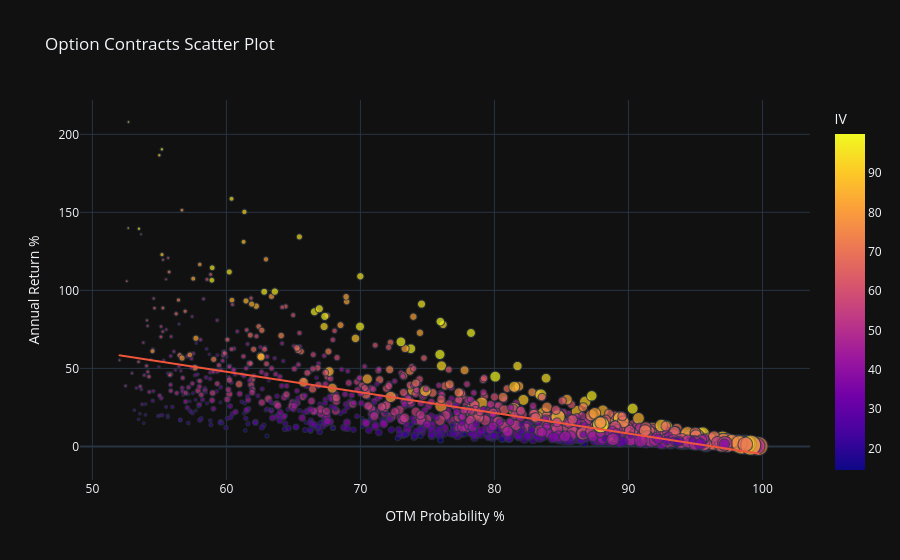

Notebook code for this chart:
### Markdown cell above
### Plotting the Data
- I chose to use 'Out of the Money' Probability and Annualized Return as my X and Y axis to visualize the risk vs reward profile of the option contracts in the CSV file

- I used 'Moneyness' and Implied Volatility as the size and color of the individual data points on the plot for to compare contracts that are close to each other

    - A common saying in the investing community is that everything is priced in.  I knew the saying was correct but didn't truly understood the concept until I zoomed in on this scatter plot.

### Code cell
fig = px.scatter(
    df,
    x='OTM Prob',
    y='Ann Rtn',
    title='Option Contracts Scatter Plot',
    labels={
        'OTM Prob': 'Out of the Money Probability',
        'Ann Rtn': 'Annualized Return (%)',
    },
    hover_data=df.columns,
    # Adding a trendline using OLS regression
    trendline='ols',
    size='Moneyness',
    color='IV'
)

fig.update_layout(
    xaxis=dict(title='OTM Probability %'),
    yaxis=dict(title='Annual Return %'),
    template='plotly_dark'
)

fig.show()

### Figure 1 — Plotly figure (JSON) as saved in the notebook; plotly's stock layout.template omitted (floating-point values rounded to 4 significant figures; data arrays with more than 128 entries replaced by an {"elided": "..."} marker saying what was removed)
{"data": [{"customdata": {"elided": "1268x11 mixed values"}, "hovertemplate": "Out of the Money Probability=%{x}<br>Annualized Return (%)=%{y}<br>Moneyness=%{customdata[4]}<br>Symbol=%{customdata[0]}<br>Price~=%{customdata[1]}<br>Exp Date=%{customdata[2]}<br>Strike=%{customdata[3]}<br>BE%=%{customdata[5]}<br>Volume=%{customdata[6]}<br>Open Int=%{customdata[7]}<br>IV=%{marker.color}<br>Delta=%{customdata[9]}<br>Ptnl Rtn=%{customdata[10]}<extra></extra>", "legendgroup": "", "marker": {"color": {"elided": "1268 float values"}, "coloraxis": "coloraxis", "size": {"elided": "1268 float values"}, "sizemode": "area", "sizeref": 0.1584, "symbol": "circle"}, "mode": "markers", "name": "", "showlegend": false, "type": "scattergl", "x": {"elided": "1268 float values"}, "xaxis": "x", "y": {"elided": "1268 float values"}, "yaxis": "y"}, {"hovertemplate": "<b>OLS trendline</b><br>Ann Rtn = -1.31972 * OTM Prob + 127.028<br>R<sup>2</sup>=0.450324<br><br>Out of the Money Probability=%{x}<br>Annualized Return (%)=%{y} <b>(trend)</b><extra></extra>", "legendgroup": "", "marker": {"symbol": "circle"}, "mode": "lines", "name": "", "showlegend": false, "type": "scattergl", "x": {"elided": "1268 float values"}, "xaxis": "x", "y": {"elided": "1268 float values"}, "yaxis": "y"}], "layout": {"coloraxis": {"colorbar": {"title": {"text": "IV"}}, "colorscale": [[0, "#0d0887"], [0.1111, "#46039f"], [0.2222, "#7201a8"], [0.3333, "#9c179e"], [0.4444, "#bd3786"], [0.5556, "#d8576b"], [0.6667, "#ed7953"], [0.7778, "#fb9f3a"], [0.8889, "#fdca26"], [1, "#f0f921"]]}, "legend": {"itemsizing": "constant", "tracegroupgap": 0}, "title": {"text": "Option Contracts Scatter Plot"}, "xaxis": {"anchor": "y", "domain": [0, 1], "title": {"text": "OTM Probability %"}}, "yaxis": {"anchor": "x", "domain": [0, 1], "title": {"text": "Annual Return %"}}}}
